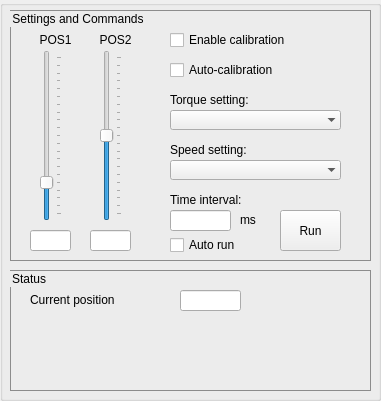
  <widget class="QGroupBox" name="groupBox2">
   <property name="geometry">
    <rect>
     <x>410</x>
     <y>105</y>
     <width>381</width>
     <height>401</height>
    </rect>
   </property>
   <property name="contextMenuPolicy">
    <enum>Qt::DefaultContextMenu</enum>
   </property>
   <property name="autoFillBackground">
    <bool>false</bool>
   </property>
   <property name="styleSheet">
    <string notr="true">#groupBox2{
border: 1px solid;
border-color: rgb(140, 140, 140);}</string>
   </property>
   <property name="title">
    <string/>
   </property>
   <property name="alignment">
    <set>Qt::AlignLeading|Qt::AlignLeft|Qt::AlignVCenter</set>
   </property>
   <property name="flat">
    <bool>false</bool>
   </property>
   <property name="checkable">
    <bool>false</bool>
   </property>
   <widget class="QGroupBox" name="groupBox2_1">
    <property name="geometry">
     <rect>
      <x>10</x>
      <y>10</y>
      <width>361</width>
      <height>251</height>
     </rect>
    </property>
    <property name="contextMenuPolicy">
     <enum>Qt::DefaultContextMenu</enum>
    </property>
    <property name="autoFillBackground">
     <bool>false</bool>
    </property>
    <property name="styleSheet">
     <string notr="true">#groupBox2_1{
border: 1px solid;
border-color: rgb(140, 140, 140);}</string>
    </property>
    <property name="title">
     <string>Settings and Commands</string>
    </property>
    <property name="alignment">
     <set>Qt::AlignLeading|Qt::AlignLeft|Qt::AlignVCenter</set>
    </property>
    <property name="flat">
     <bool>false</bool>
    </property>
    <property name="checkable">
     <bool>false</bool>
    </property>
    <widget class="QSlider" name="sliderPOS2_1">
     <property name="geometry">
      <rect>
       <x>30</x>
       <y>40</y>
       <width>22</width>
       <height>171</height>
      </rect>
     </property>
     <property name="maximum">
      <number>100</number>
     </property>
     <property name="value">
      <number>20</number>
     </property>
     <property name="orientation">
      <enum>Qt::Vertical</enum>
     </property>
     <property name="tickPosition">
      <enum>QSlider::TicksBelow</enum>
     </property>
     <property name="tickInterval">
      <number>5</number>
     </property>
    </widget>
    <widget class="QLabel" name="labelPOS2_1">
     <property name="geometry">
      <rect>
       <x>20</x>
       <y>20</y>
       <width>51</width>
       <height>20</height>
      </rect>
     </property>
     <property name="contextMenuPolicy">
      <enum>Qt::DefaultContextMenu</enum>
     </property>
     <property name="autoFillBackground">
      <bool>false</bool>
     </property>
     <property name="styleSheet">
      <string notr="true"/>
     </property>
     <property name="text">
      <string>POS1</string>
     </property>
     <property name="alignment">
      <set>Qt::AlignCenter</set>
     </property>
    </widget>
    <widget class="QSlider" name="sliderPOS2_2">
     <property name="geometry">
      <rect>
       <x>90</x>
       <y>40</y>
       <width>22</width>
       <height>171</height>
      </rect>
     </property>
     <property name="maximum">
      <number>100</number>
     </property>
     <property name="value">
      <number>50</number>
     </property>
     <property name="orientation">
      <enum>Qt::Vertical</enum>
     </property>
     <property name="tickPosition">
      <enum>QSlider::TicksBelow</enum>
     </property>
     <property name="tickInterval">
      <number>5</number>
     </property>
    </widget>
    <widget class="QLabel" name="labelPOS2_2">
     <property name="geometry">
      <rect>
       <x>80</x>
       <y>20</y>
       <width>51</width>
       <height>20</height>
      </rect>
     </property>
     <property name="contextMenuPolicy">
      <enum>Qt::DefaultContextMenu</enum>
     </property>
     <property name="autoFillBackground">
      <bool>false</bool>
     </property>
     <property name="styleSheet">
      <string notr="true"/>
     </property>
     <property name="text">
      <string>POS2</string>
     </property>
     <property name="alignment">
      <set>Qt::AlignCenter</set>
     </property>
    </widget>
    <widget class="QLineEdit" name="editPOS2_1">
     <property name="geometry">
      <rect>
       <x>20</x>
       <y>220</y>
       <width>41</width>
       <height>21</height>
      </rect>
     </property>
     <property name="maxLength">
      <number>3</number>
     </property>
     <property name="alignment">
      <set>Qt::AlignCenter</set>
     </property>
     <property name="clearButtonEnabled">
      <bool>false</bool>
     </property>
    </widget>
    <widget class="QLineEdit" name="editPOS2_2">
     <property name="geometry">
      <rect>
       <x>80</x>
       <y>220</y>
       <width>41</width>
       <height>21</height>
      </rect>
     </property>
     <property name="maxLength">
      <number>3</number>
     </property>
     <property name="alignment">
      <set>Qt::AlignCenter</set>
     </property>
     <property name="clearButtonEnabled">
      <bool>false</bool>
     </property>
    </widget>
    <widget class="QCheckBox" name="ckbCalib2">
     <property name="geometry">
      <rect>
       <x>160</x>
       <y>20</y>
       <width>181</width>
       <height>20</height>
      </rect>
     </property>
     <property name="text">
      <string>Enable calibration</string>
     </property>
     <property name="checkable">
      <bool>true</bool>
     </property>
    </widget>
    <widget class="QCheckBox" name="ckbAutoCalib2">
     <property name="geometry">
      <rect>
       <x>160</x>
       <y>50</y>
       <width>181</width>
       <height>20</height>
      </rect>
     </property>
     <property name="text">
      <string>Auto-calibration</string>
     </property>
     <property name="checkable">
      <bool>true</bool>
     </property>
    </widget>
    <widget class="QLabel" name="labelTorque2">
     <property name="geometry">
      <rect>
       <x>160</x>
       <y>80</y>
       <width>131</width>
       <height>20</height>
      </rect>
     </property>
     <property name="contextMenuPolicy">
      <enum>Qt::DefaultContextMenu</enum>
     </property>
     <property name="autoFillBackground">
      <bool>false</bool>
     </property>
     <property name="styleSheet">
      <string notr="true"/>
     </property>
     <property name="text">
      <string>Torque setting:</string>
     </property>
     <property name="alignment">
      <set>Qt::AlignLeading|Qt::AlignLeft|Qt::AlignVCenter</set>
     </property>
    </widget>
    <widget class="QComboBox" name="cbTorque2">
     <property name="geometry">
      <rect>
       <x>160</x>
       <y>100</y>
       <width>171</width>
       <height>20</height>
      </rect>
     </property>
     <property name="contextMenuPolicy">
      <enum>Qt::DefaultContextMenu</enum>
     </property>
     <property name="currentText">
      <string/>
     </property>
     <property name="currentIndex">
      <number>-1</number>
     </property>
     <property name="frame">
      <bool>false</bool>
     </property>
    </widget>
    <widget class="QLabel" name="labelSpeed2">
     <property name="geometry">
      <rect>
       <x>160</x>
       <y>130</y>
       <width>131</width>
       <height>20</height>
      </rect>
     </property>
     <property name="contextMenuPolicy">
      <enum>Qt::DefaultContextMenu</enum>
     </property>
     <property name="autoFillBackground">
      <bool>false</bool>
     </property>
     <property name="styleSheet">
      <string notr="true"/>
     </property>
     <property name="text">
      <string>Speed setting:</string>
     </property>
     <property name="alignment">
      <set>Qt::AlignLeading|Qt::AlignLeft|Qt::AlignVCenter</set>
     </property>
    </widget>
    <widget class="QComboBox" name="cbSpeed2">
     <property name="geometry">
      <rect>
       <x>160</x>
       <y>150</y>
       <width>171</width>
       <height>20</height>
      </rect>
     </property>
     <property name="contextMenuPolicy">
      <enum>Qt::DefaultContextMenu</enum>
     </property>
     <property name="currentText">
      <string/>
     </property>
     <property name="currentIndex">
      <number>-1</number>
     </property>
     <property name="frame">
      <bool>false</bool>
     </property>
    </widget>
    <widget class="QLabel" name="labelTimeInterval2">
     <property name="geometry">
      <rect>
       <x>160</x>
       <y>180</y>
       <width>131</width>
       <height>20</height>
      </rect>
     </property>
     <property name="contextMenuPolicy">
      <enum>Qt::DefaultContextMenu</enum>
     </property>
     <property name="autoFillBackground">
      <bool>false</bool>
     </property>
     <property name="styleSheet">
      <string notr="true"/>
     </property>
     <property name="text">
      <string>Time interval:</string>
     </property>
     <property name="alignment">
      <set>Qt::AlignLeading|Qt::AlignLeft|Qt::AlignVCenter</set>
     </property>
    </widget>
    <widget class="QLineEdit" name="editTime2">
     <property name="geometry">
      <rect>
       <x>160</x>
       <y>200</y>
       <width>61</width>
       <height>21</height>
      </rect>
     </property>
     <property name="alignment">
      <set>Qt::AlignCenter</set>
     </property>
     <property name="clearButtonEnabled">
      <bool>false</bool>
     </property>
    </widget>
    <widget class="QLabel" name="labelTimeUnit2">
     <property name="geometry">
      <rect>
       <x>230</x>
       <y>200</y>
       <width>31</width>
       <height>20</height>
      </rect>
     </property>
     <property name="contextMenuPolicy">
      <enum>Qt::DefaultContextMenu</enum>
     </property>
     <property name="autoFillBackground">
      <bool>false</bool>
     </property>
     <property name="styleSheet">
      <string notr="true"/>
     </property>
     <property name="text">
      <string>ms</string>
     </property>
     <property name="alignment">
      <set>Qt::AlignLeading|Qt::AlignLeft|Qt::AlignVCenter</set>
     </property>
    </widget>
    <widget class="QCheckBox" name="ckbAutoRun2">
     <property name="geometry">
      <rect>
       <x>160</x>
       <y>225</y>
       <width>101</width>
       <height>20</height>
      </rect>
     </property>
     <property name="text">
      <string>Auto run</string>
     </property>
     <property name="checkable">
      <bool>true</bool>
     </property>
    </widget>
    <widget class="QPushButton" name="btnRun2">
     <property name="geometry">
      <rect>
       <x>270</x>
       <y>200</y>
       <width>61</width>
       <height>41</height>
      </rect>
     </property>
     <property name="text">
      <string>Run</string>
     </property>
    </widget>
   </widget>
   <widget class="QGroupBox" name="groupBox2_2">
    <property name="geometry">
     <rect>
      <x>10</x>
      <y>270</y>
      <width>361</width>
      <height>121</height>
     </rect>
    </property>
    <property name="contextMenuPolicy">
     <enum>Qt::DefaultContextMenu</enum>
    </property>
    <property name="autoFillBackground">
     <bool>false</bool>
    </property>
    <property name="styleSheet">
     <string notr="true">#groupBox2_2{
border: 1px solid;
border-color: rgb(140, 140, 140);}</string>
    </property>
    <property name="title">
     <string>Status</string>
    </property>
    <property name="flat">
     <bool>false</bool>
    </property>
    <property name="checkable">
     <bool>false</bool>
    </property>
    <widget class="QLabel" name="labelCurrentPos2">
     <property name="geometry">
      <rect>
       <x>20</x>
       <y>20</y>
       <width>141</width>
       <height>20</height>
      </rect>
     </property>
     <property name="contextMenuPolicy">
      <enum>Qt::DefaultContextMenu</enum>
     </property>
     <property name="autoFillBackground">
      <bool>false</bool>
     </property>
     <property name="styleSheet">
      <string notr="true"/>
     </property>
     <property name="text">
      <string>Current position</string>
     </property>
     <property name="alignment">
      <set>Qt::AlignLeading|Qt::AlignLeft|Qt::AlignVCenter</set>
     </property>
    </widget>
    <widget class="QLineEdit" name="editCurrentPos2">
     <property name="geometry">
      <rect>
       <x>170</x>
       <y>20</y>
       <width>61</width>
       <height>21</height>
      </rect>
     </property>
     <property name="alignment">
      <set>Qt::AlignCenter</set>
     </property>
     <property name="readOnly">
      <bool>true</bool>
     </property>
     <property name="clearButtonEnabled">
      <bool>false</bool>
     </property>
    </widget>
   </widget>
  </widget>
